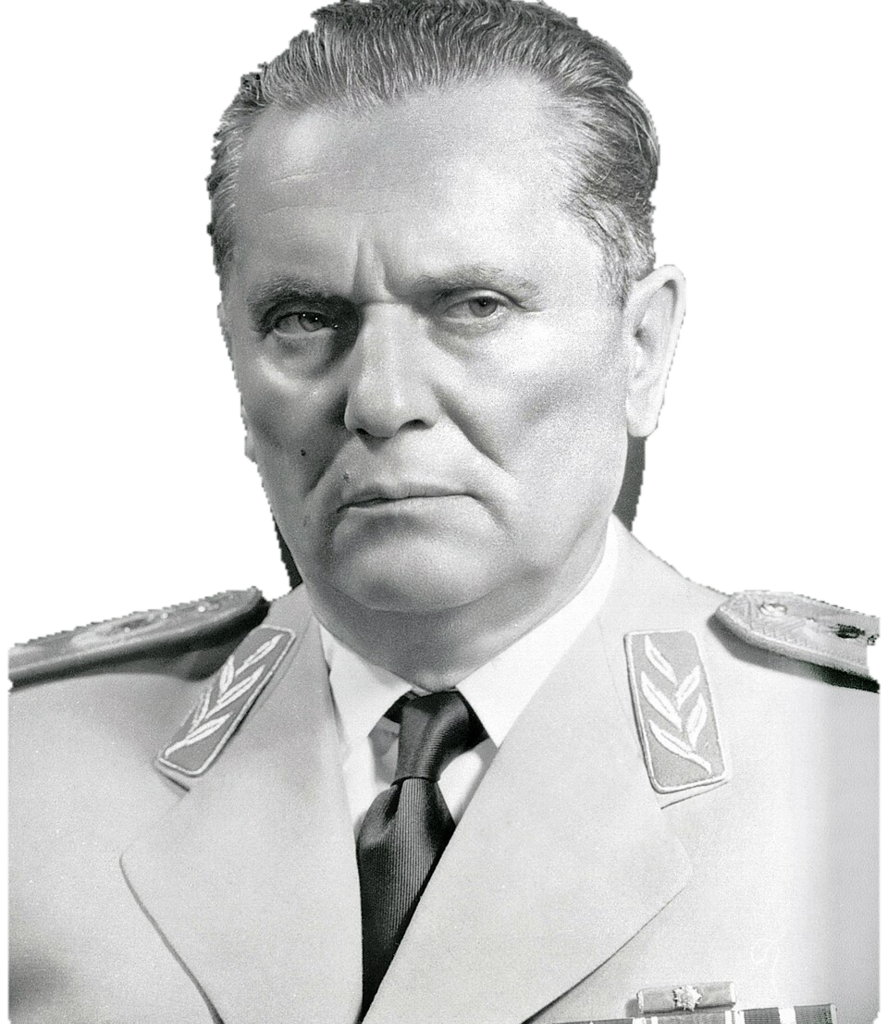
#> input picture Serbia_Civ_Pack/Art/FALLBACK_NEUTRAL_TITO.png, 888 x 1024 px
$ python generate_leader_portraits.py
#> lines starting #> are read from the running program, lines starting #| are printed output that depends on the picture
#!/usr/bin/env python3
"""Generate Civ 6 leader portrait DDS files from PNG sources in Art/ using Pillow directly."""
from __future__ import annotations

import sys
from pathlib import Path

try:
    from PIL import Image
except ImportError:
    print("Install Pillow: pip install pillow")
    sys.exit(1)

ROOT = Path(__file__).resolve().parents[1]
ART = ROOT / "Art"
ICON_SIZES = (32, 45, 50, 55, 64, 80, 256)

LEADERS = {
    "TITO": "FALLBACK_NEUTRAL_TITO.png",
    "DRAZA": "FALLBACK_NEUTRAL_DRAZA.png",
    "MILOSEVIC": "FALLBACK_NEUTRAL_MILOSEVIC.png",
}


def make_square(im: Image.Image, size: int) -> Image.Image:
    w, h = im.size
    side = min(w, h)
    left = (w - side) // 2
    top = (h - side) // 2
    cropped = im.crop((left, top, left + side, top + side))
    return cropped.resize((size, size), Image.Resampling.LANCZOS)


def make_neutral(im: Image.Image, target: int = 1024) -> Image.Image:
    w, h = im.size
    scale = target / max(w, h)
    nw, nh = int(w * scale), int(h * scale)
    resized = im.resize((nw, nh), Image.Resampling.LANCZOS)
    canvas = Image.new("RGBA", (target, target), (0, 0, 0, 0))
    canvas.paste(resized, ((target - nw) // 2, (target - nh) // 2), resized)
    return canvas


def main() -> None:
    ART.mkdir(parents=True, exist_ok=True)

    for key, src_name in LEADERS.items():
        src = ART / src_name
        if not src.exists():
            print(f"MISSING source: {src}")
            continue
        im = Image.open(src).convert("RGBA")
#> im is the input picture: PIL image 888x1024 RGBA; mean R, G, B, A 209, 209.4, 209, 255
        print(f"Processing {key} from {src.name} ({im.size[0]}x{im.size[1]})")
#| Processing TITO from FALLBACK_NEUTRAL_TITO.png (888x1024)

        neutral = make_neutral(im, 1024)
#> in make_neutral, `canvas = Image.new("RGBA", (target, target), (0, 0, 0, 0))`: canvas: PIL image 1024x1024 RGBA; every value is 0
#> in make_neutral, `canvas.paste(resized, ((target - nw) // 2, (target - nh) // 2), resized)`:
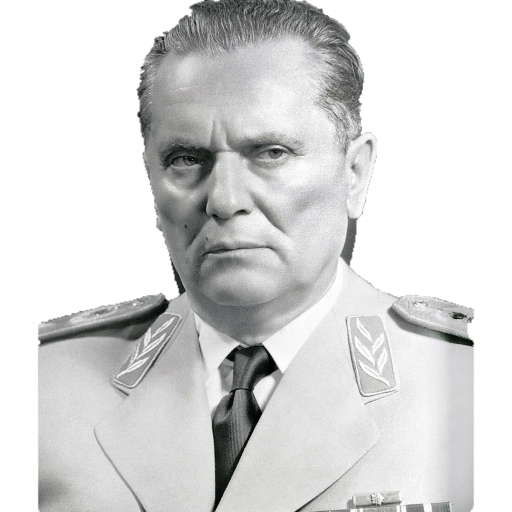
#> canvas: PIL image 1024x1024 RGBA (shown at 1/2 size); mean R, G, B, A 181.3, 181.6, 181.3, 221.1; transparent parts drawn white
        neutral.save(ART / f"LEADER_{key}_NEUTRAL.dds", format="DDS")
        neutral.save(ART / f"FALLBACK_NEUTRAL_LEADER_{key}.dds", format="DDS")

        for s in ICON_SIZES:
            icon = make_square(im, s)
            icon.save(ART / f"ICON_LEADER_{key}_{s}.dds", format="DDS")
#> this loop made 7 passes
#> pass 1, in make_square, `cropped = im.crop((left, top, left + side, top + side))`:
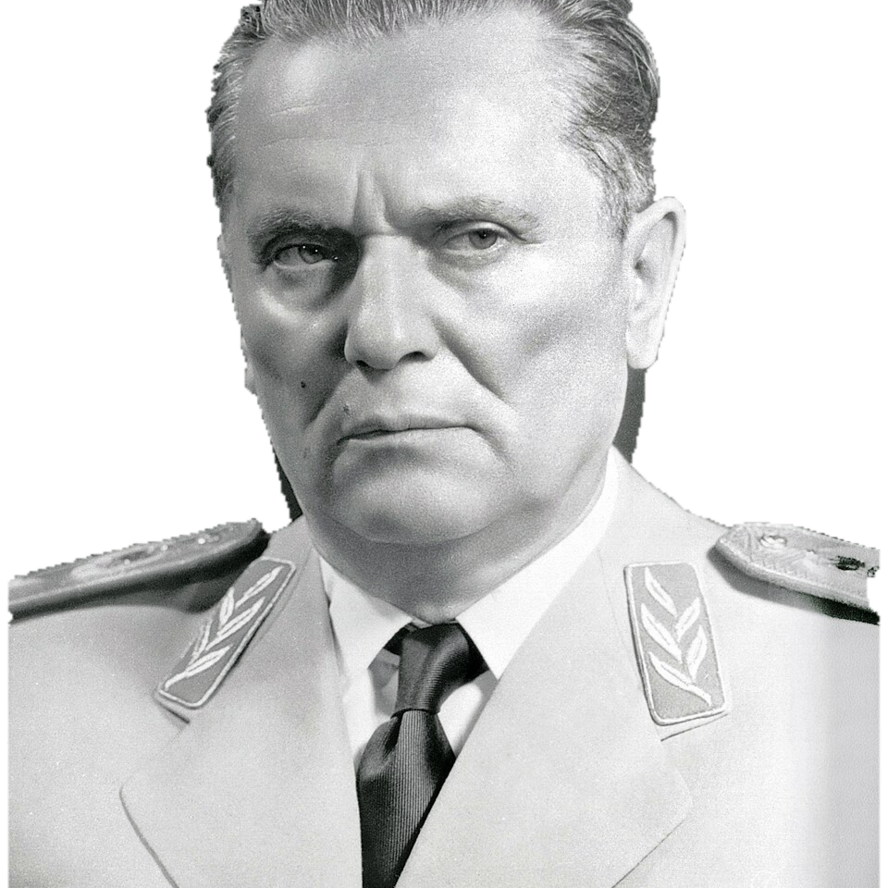
#> cropped: PIL image 888x888 RGBA; mean R, G, B, A 209.8, 210.2, 209.9, 255
#> pass 1, in main, `icon = make_square(im, s)`:
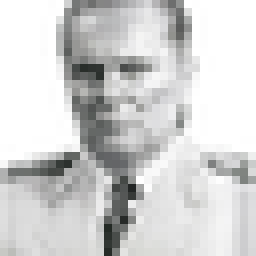
#> icon: PIL image 32x32 RGBA (shown 8 times larger); mean R, G, B, A 209.5, 209.8, 209.5, 255
#> pass 2, in main, `icon = make_square(im, s)`:
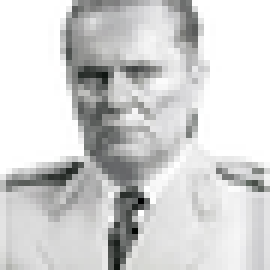
#> icon: PIL image 45x45 RGBA (shown 6 times larger); mean R, G, B, A 209.5, 209.9, 209.6, 255
#> pass 3, in main, `icon = make_square(im, s)`:
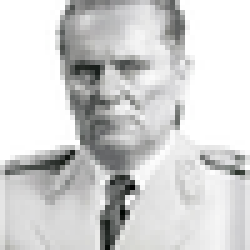
#> icon: PIL image 50x50 RGBA (shown 5 times larger); mean R, G, B, A 209.6, 209.9, 209.7, 255

        print(f"  [OK] Generated LEADER_{key}_NEUTRAL.dds + {len(ICON_SIZES)} icons")
#> pass 2 of the loop in main, `for key, src_name in LEADERS.items():`:
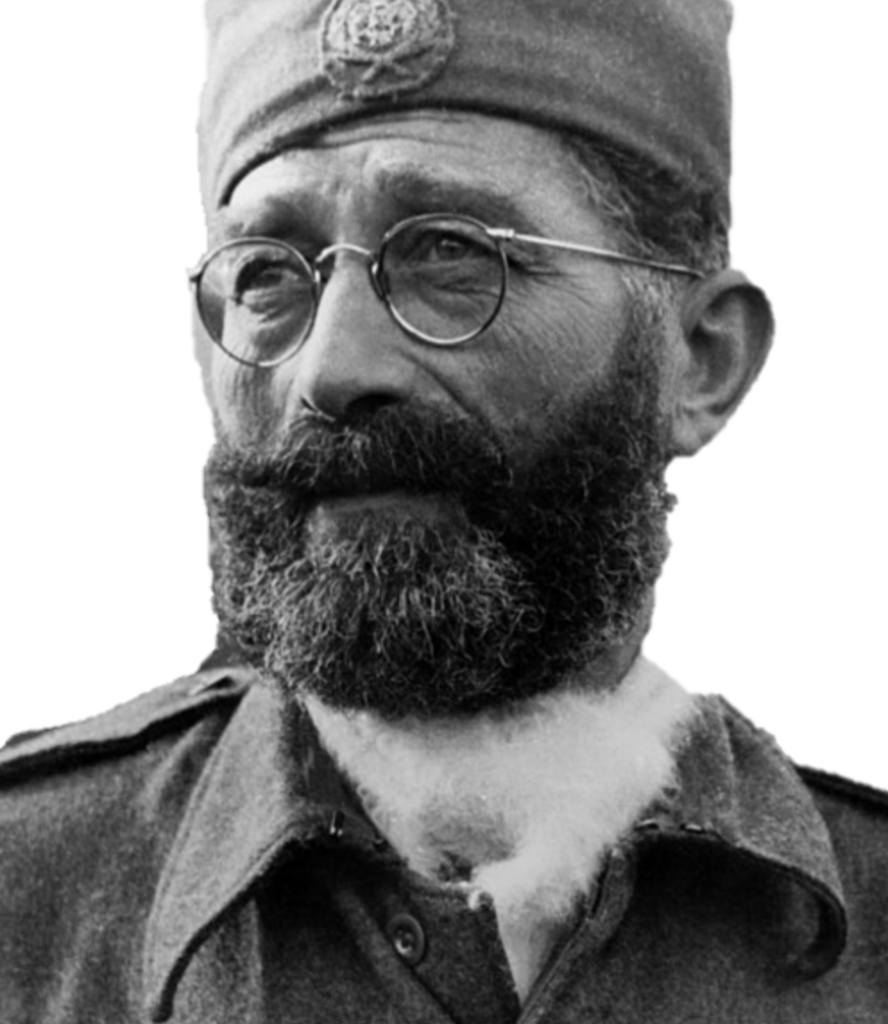
#> input picture Serbia_Civ_Pack/Art/FALLBACK_NEUTRAL_DRAZA.png, 888 x 1024 px
#> in main, im is the input picture: PIL image 888x1024 RGBA; mean R, G, B, A 140.7, 140.7, 140.7, 255
#| Processing DRAZA from FALLBACK_NEUTRAL_DRAZA.png (888x1024)
#> in make_neutral (call 2), `canvas.paste(resized, ((target - nw) // 2, (target - nh) // 2), resized)`:
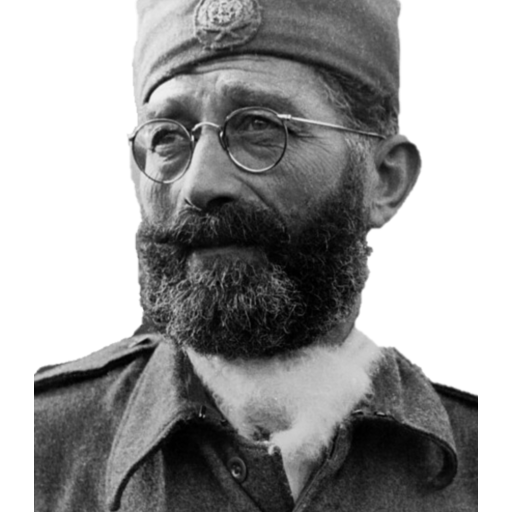
#> canvas: PIL image 1024x1024 RGBA (shown at 1/2 size); mean R, G, B, A 122.1, 122.1, 122.1, 221.1; transparent parts drawn white
#> the loop in main, `for s in ICON_SIZES:` made 7 passes
#> pass 3, in main, `icon = make_square(im, s)`:
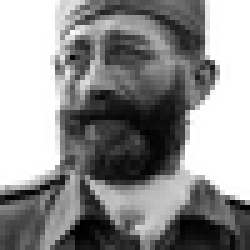
#> icon: PIL image 50x50 RGBA (shown 5 times larger); mean R, G, B, A 143, 143, 143, 255
#> pass 3 of the loop in main, `for key, src_name in LEADERS.items():`:
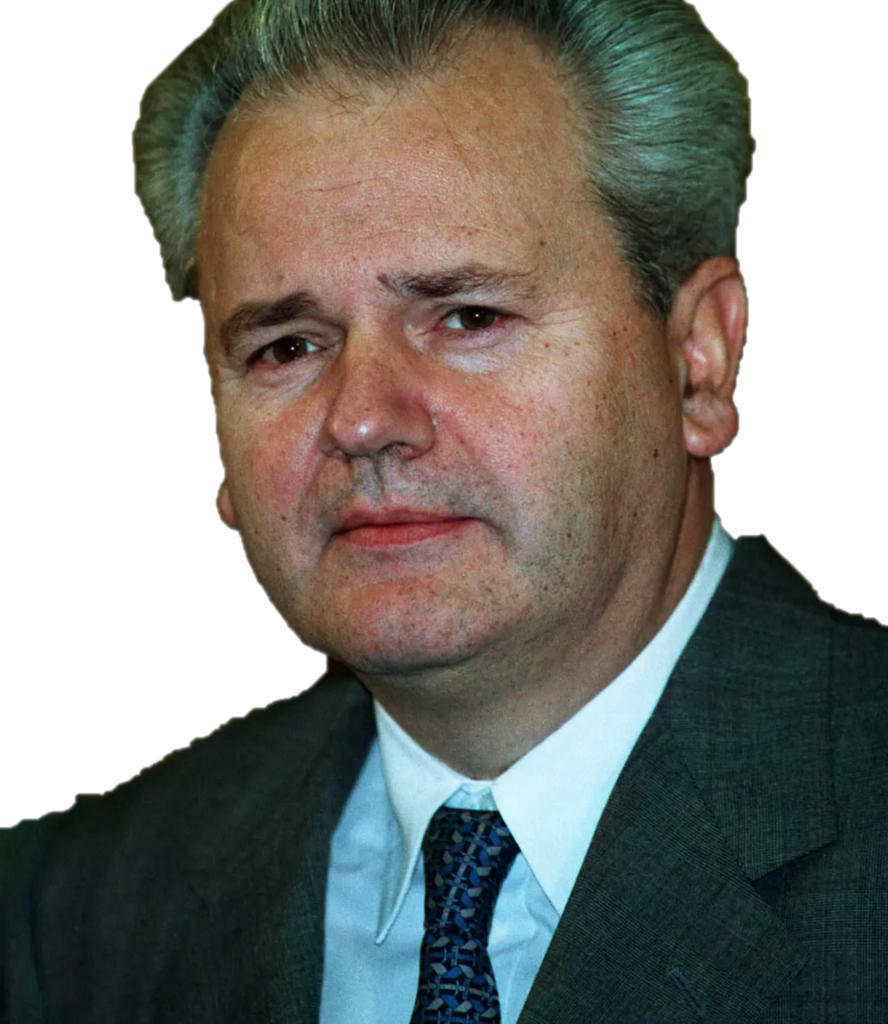
#> input picture Serbia_Civ_Pack/Art/FALLBACK_NEUTRAL_MILOSEVIC.png, 888 x 1024 px
#> in main, im is the input picture: PIL image 888x1024 RGBA; mean R, G, B, A 133.3, 132.6, 126.9, 255
#| Processing MILOSEVIC from FALLBACK_NEUTRAL_MILOSEVIC.png (888x1024)
#> in make_neutral (call 3), `canvas.paste(resized, ((target - nw) // 2, (target - nh) // 2), resized)`:
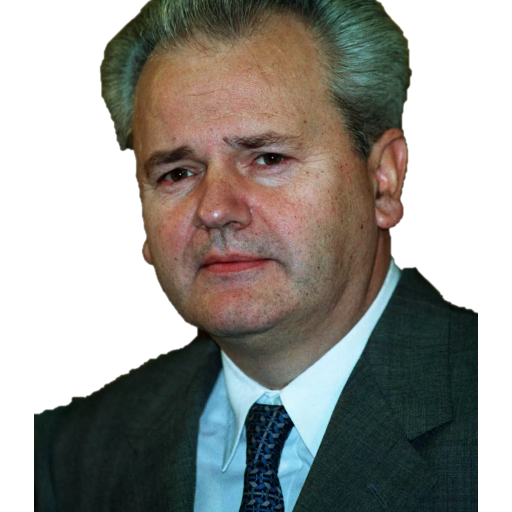
#> canvas: PIL image 1024x1024 RGBA (shown at 1/2 size); mean R, G, B, A 115.6, 115, 110.1, 221.1; transparent parts drawn white
#> the loop in main, `for s in ICON_SIZES:` made 7 passes
#> pass 3, in main, `icon = make_square(im, s)`:
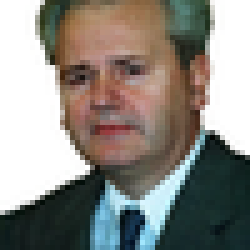
#> icon: PIL image 50x50 RGBA (shown 5 times larger); mean R, G, B, A 140.2, 137, 130.8, 255

    print("\nAll missing leader portraits and icons generated successfully!")


if __name__ == "__main__":
    main()
